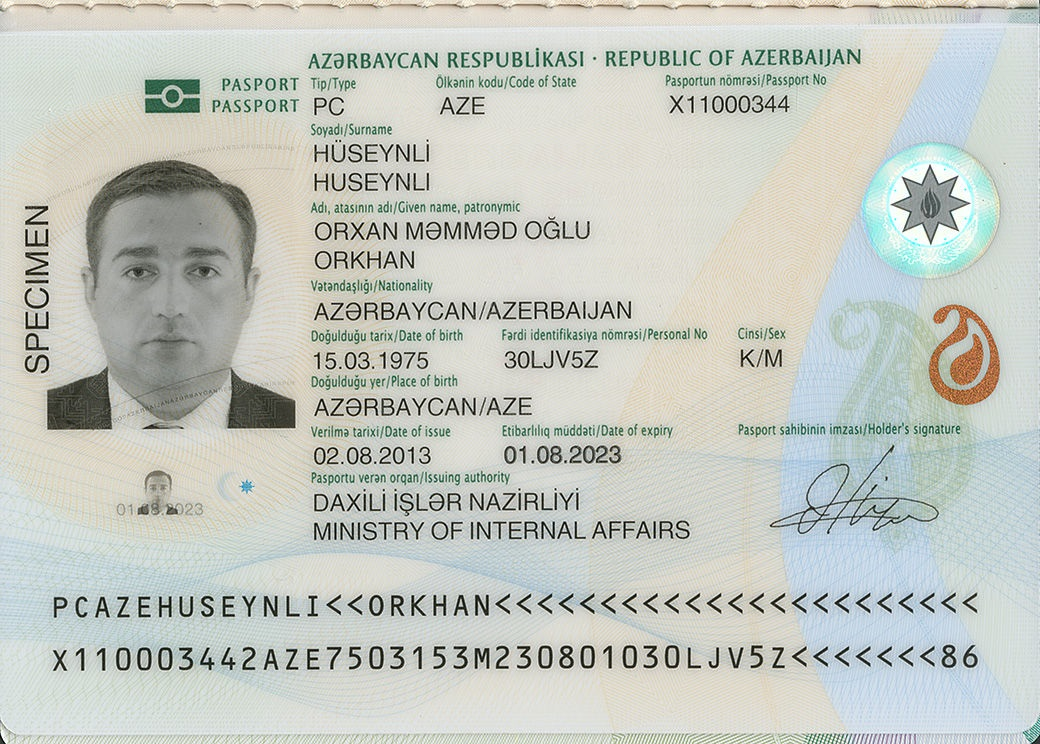
#> input picture text-detection-python-tesseract-easyocr-textract/passport.jpg, 1040 x 744 px, found by its file name
$ python main.py
#> lines starting #> are read from the running program, lines starting #| are printed output that depends on the picture; after the words box and inside, x2 and y2 are one past the last pixel; in counts of white or black regions, pixels touching at a corner belong together
#> in main, image is the input picture: shape (744, 1040, 3); mean B, G, R 192.8, 200, 195.6
import cv2
import numpy as np
import pytesseract
from PIL import Image


def preprocess_image(image):
    # Rasmni kulrang shkala(grayscale)ga o'tkazish
    gray = cv2.cvtColor(image, cv2.COLOR_BGR2GRAY)
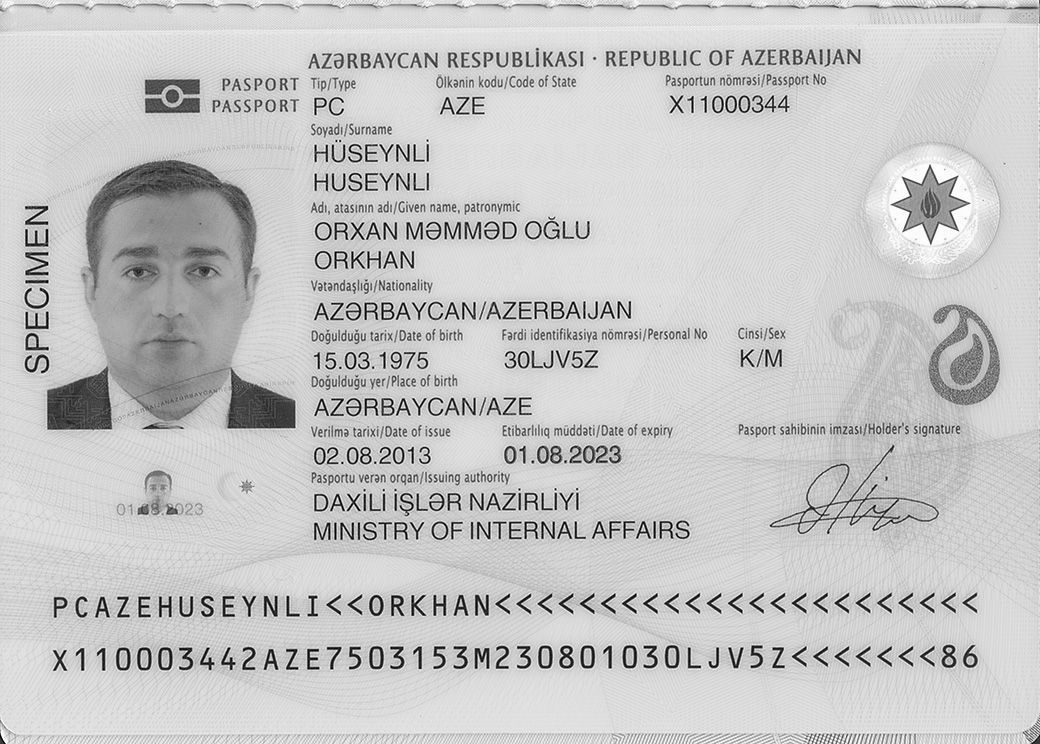
#> gray: shape (744, 1040); min 0, max 255, mean 197.9
    # Shovqinni kamaytirish uchun Gaussian blur qo'llash
    blur = cv2.GaussianBlur(gray, (5, 5), 0)
    # Adaptive threshold qo'llash
    thresh = cv2.adaptiveThreshold(blur, 255, cv2.ADAPTIVE_THRESH_GAUSSIAN_C, cv2.THRESH_BINARY, 11, 2)
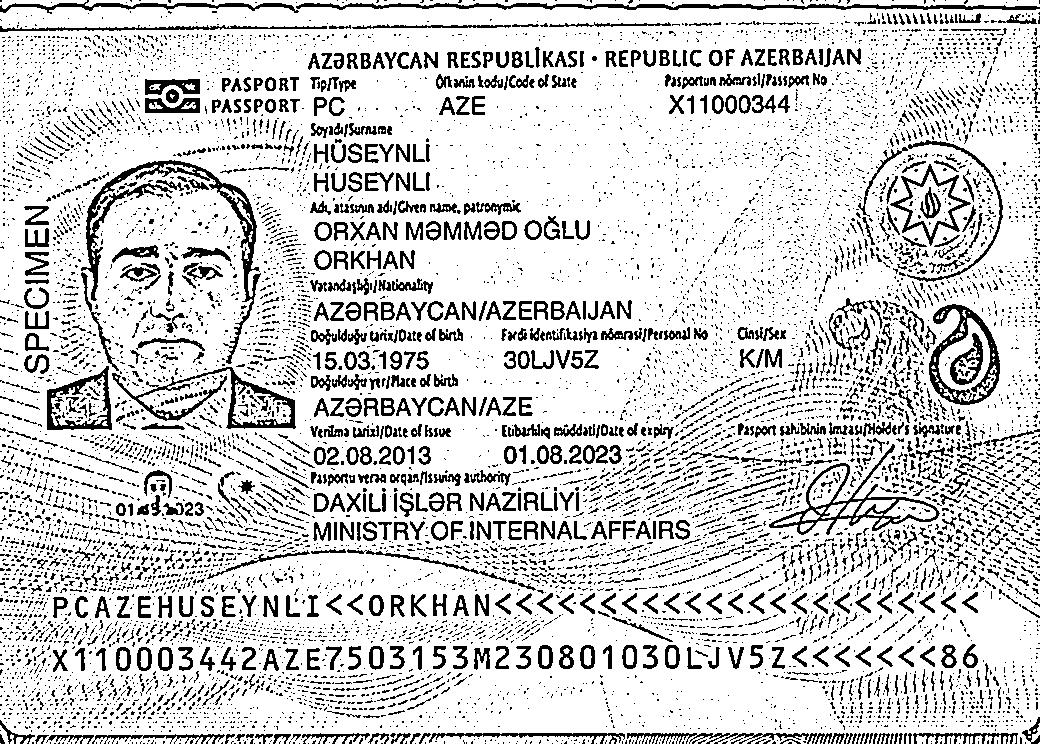
#> thresh: shape (744, 1040); 82.2% white; black in thin lines or dots
    return thresh


def extract_text(image):
    # Tesseract OCR konfiguratsiyasi
    config = ('-l eng --oem 1 --psm 3')
    # Rasmdan matnni ajratib olish
    text = pytesseract.image_to_string(image, config=config)
    return text


def main():
    # Pasport rasmini o'qish
    image = cv2.imread('/home/davron/PycharmProjects/text-detection-python-tesseract-easyocr-textract/passport.jpg')


    # Rasmni qayta ishlash
    processed_image = preprocess_image(image)

    # Matnni ajratib olish
    text = extract_text(processed_image)

    # Natijalarni chop etish
    print("Aniqlangan matn:")
    print(text)


if __name__ == "__main__":
    main()
#> (the call stopped at in extract_text, `text = pytesseract.image_to_string(image, config=config)`: pytesseract is not available in this run)

$ run again, with text-detection-python-tesseract-easyocr-textract/ID_karta.jpg copied over text-detection-python-tesseract-easyocr-textract/passport.jpg
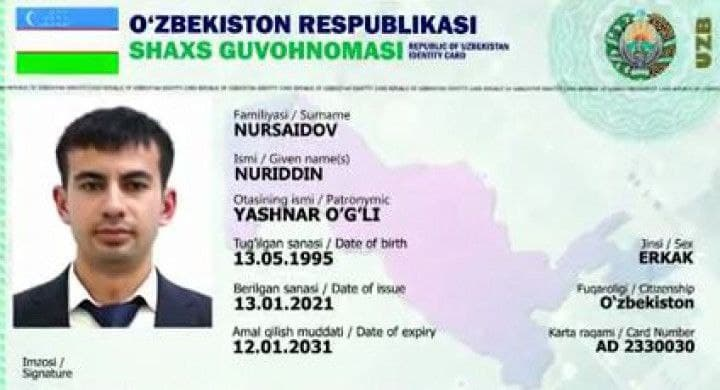
#> input picture text-detection-python-tesseract-easyocr-textract/ID_karta.jpg, 720 x 390 px, found by its file name
#> in main, image is the input picture: shape (390, 720, 3); mean B, G, R 208.4, 211.6, 202.3
#> in preprocess_image, `blur = cv2.GaussianBlur(gray, (5, 5), 0)`:
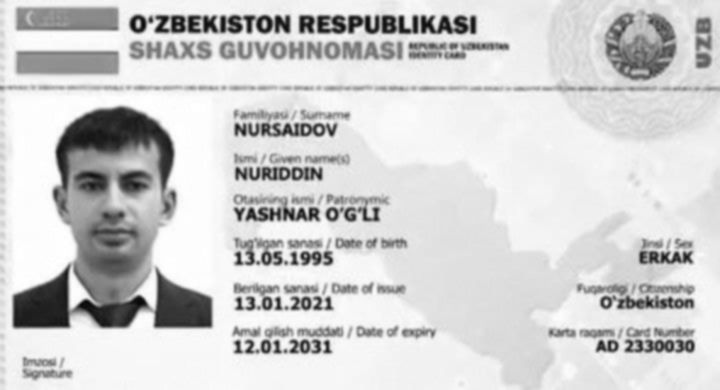
#> blur: shape (390, 720); min 7, max 255, mean 208.4
#> in preprocess_image, `thresh = cv2.adaptiveThreshold(blur, 255, cv2.ADAPTIVE_THRESH_GAUSSIAN..`:
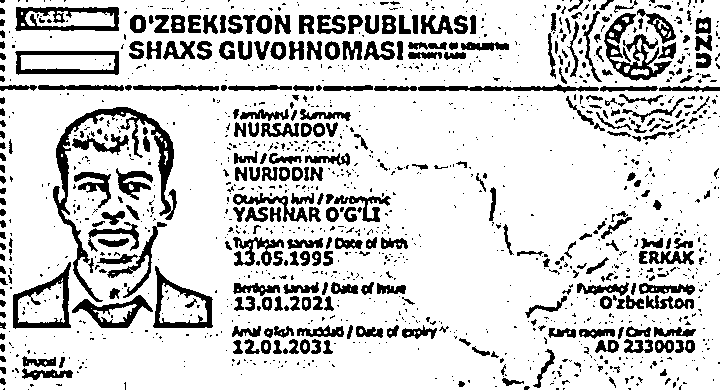
#> thresh: shape (390, 720); 81.9% white; 1339 black regions (1009 under 20 px), largest, box (x1, y1, x2, y2) and area: (53, 107, 177, 302) 3084, (604, 13, 672, 81) 1447, (15, 7, 119, 31) 1266

$ run again, with text-detection-python-tesseract-easyocr-textract/uzb_pasport.jpg copied over text-detection-python-tesseract-easyocr-textract/passport.jpg
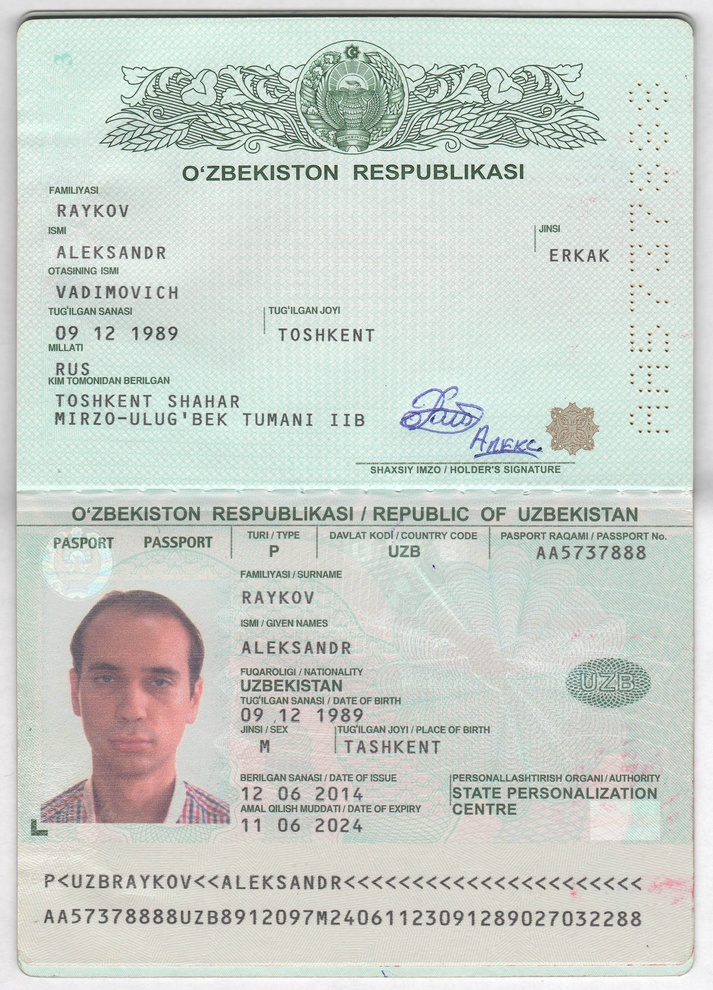
#> input picture text-detection-python-tesseract-easyocr-textract/uzb_pasport.jpg, 713 x 990 px, shrunk from 3103 x 4309 before the run, found by its file name
#> in main, image is the input picture: shape (990, 713, 3); mean B, G, R 202.3, 208.6, 201.8
#> in preprocess_image, `gray = cv2.cvtColor(image, cv2.COLOR_BGR2GRAY)`:
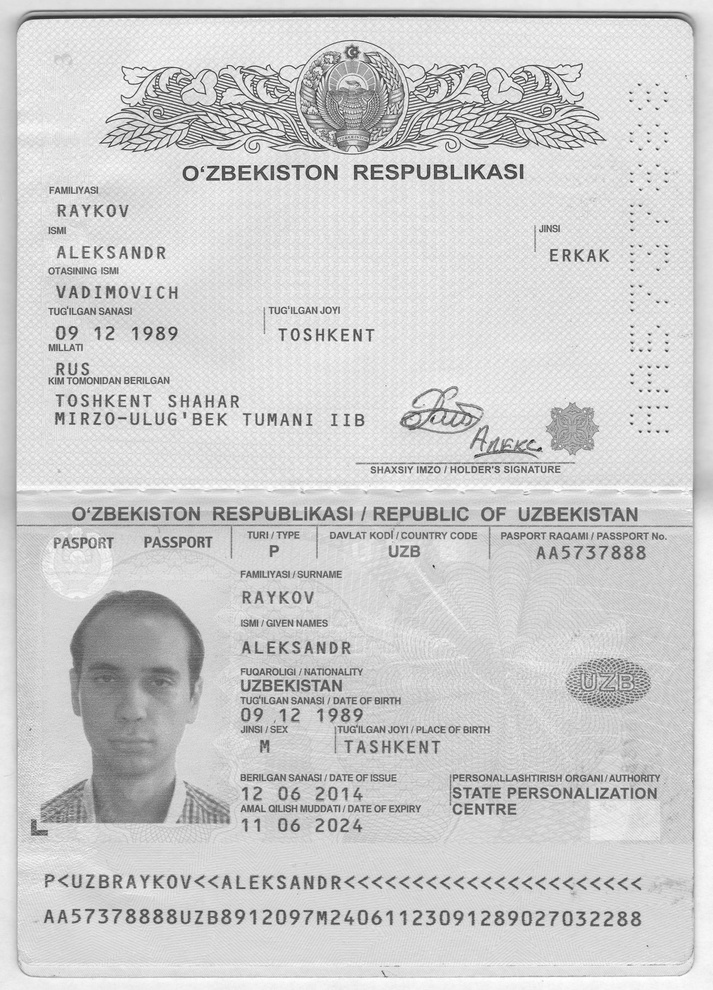
#> gray: shape (990, 713); min 33, max 255, mean 205.9
#> in preprocess_image, `thresh = cv2.adaptiveThreshold(blur, 255, cv2.ADAPTIVE_THRESH_GAUSSIAN..`:
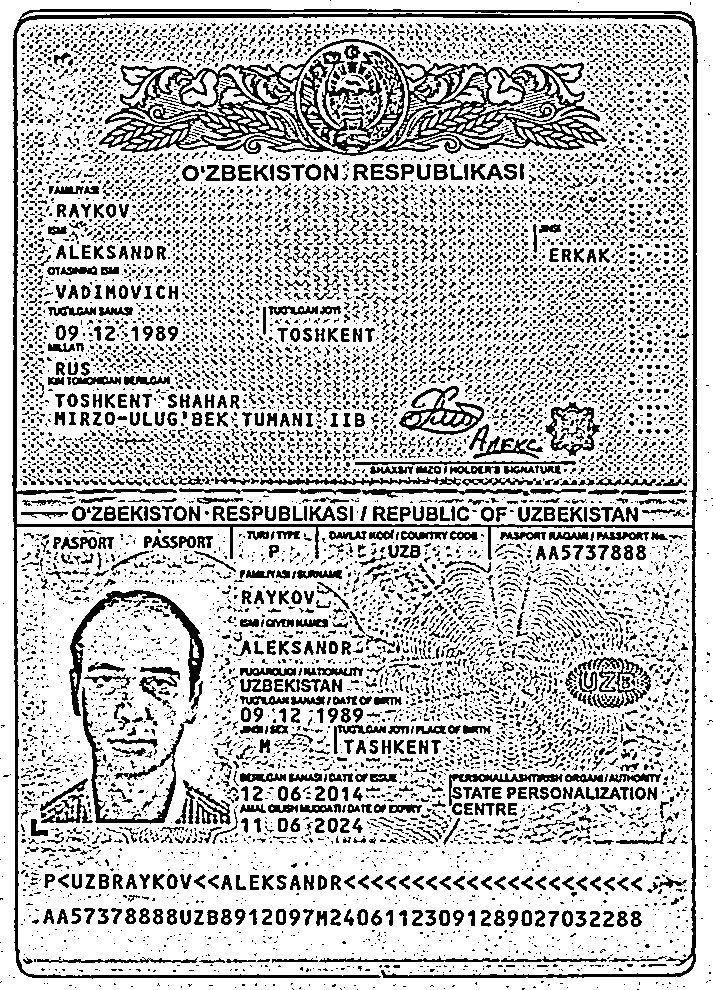
#> thresh: shape (990, 713); 75.2% white; black in thin lines or dots
